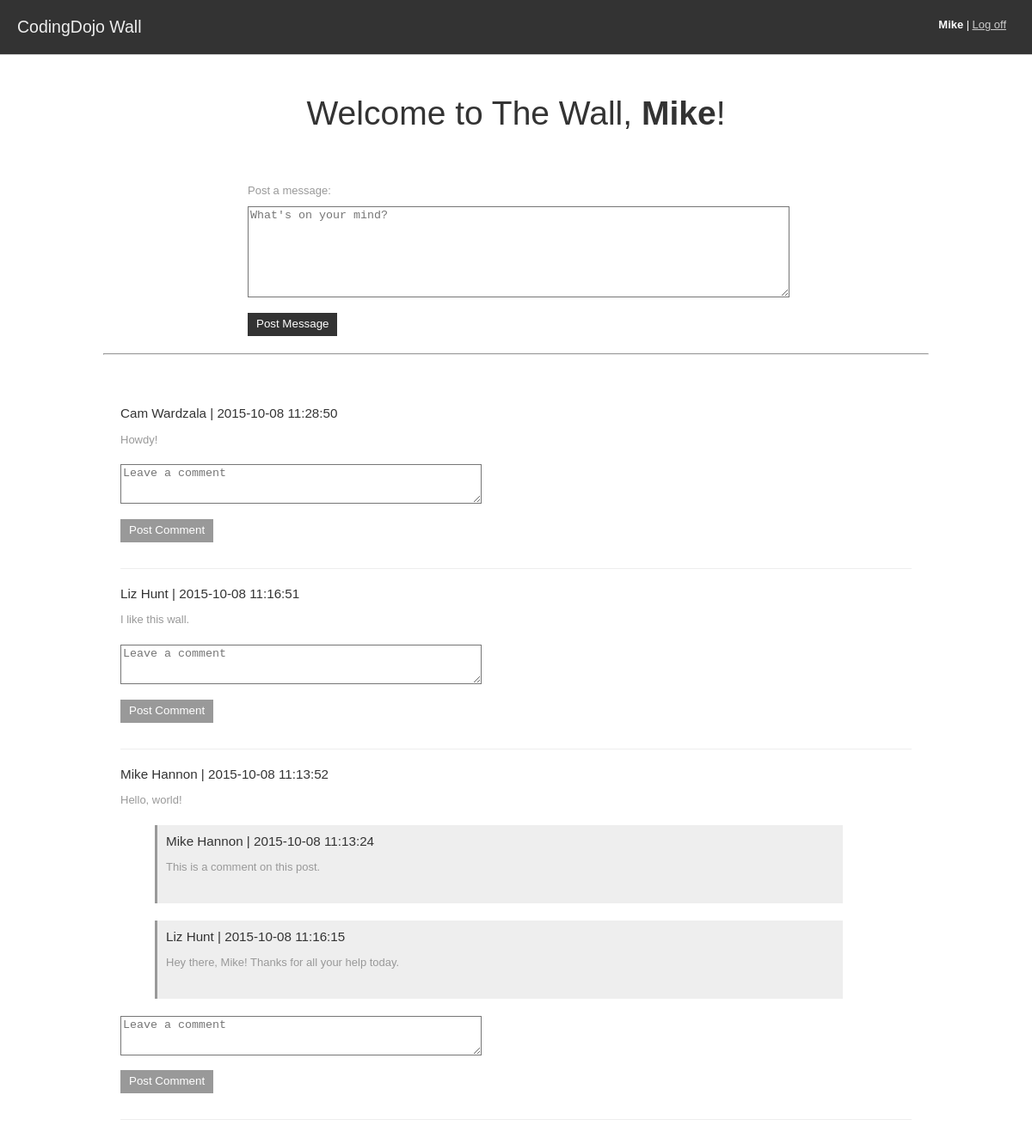
The page / (signed in) on the database its author committed.
### tables this page shows
CREATE TABLE `messages` (
  `id` int(11) NOT NULL AUTO_INCREMENT,
  `message` text,
  `created_at` datetime DEFAULT NULL,
  `updated_at` datetime DEFAULT NULL,
  `user_id` int(11) NOT NULL,
  PRIMARY KEY (`id`),
  KEY `fk_messages_users1_idx` (`user_id`),
  CONSTRAINT `fk_messages_users1` FOREIGN KEY (`user_id`) REFERENCES `users` (`id`) ON DELETE NO ACTION ON UPDATE NO ACTION
);

CREATE TABLE `users` (
  `id` int(11) NOT NULL AUTO_INCREMENT,
  `first_name` varchar(45) DEFAULT NULL,
  `last_name` varchar(45) DEFAULT NULL,
  `email` varchar(255) DEFAULT NULL,
  `password` varchar(45) DEFAULT NULL,
  `salt` varchar(45) DEFAULT NULL,
  `created_at` datetime DEFAULT NULL,
  `updated_at` datetime DEFAULT NULL,
  PRIMARY KEY (`id`)
);

CREATE TABLE `comments` (
  `id` int(11) NOT NULL AUTO_INCREMENT,
  `comment` text,
  `created_at` datetime DEFAULT NULL,
  `updated_at` datetime DEFAULT NULL,
  `user_id` int(11) NOT NULL,
  `message_id` int(11) NOT NULL,
  PRIMARY KEY (`id`),
  KEY `fk_comments_users_idx` (`user_id`),
  KEY `fk_comments_messages1_idx` (`message_id`),
  CONSTRAINT `fk_comments_messages1` FOREIGN KEY (`message_id`) REFERENCES `messages` (`id`) ON DELETE NO ACTION ON UPDATE NO ACTION,
  CONSTRAINT `fk_comments_users` FOREIGN KEY (`user_id`) REFERENCES `users` (`id`) ON DELETE NO ACTION ON UPDATE NO ACTION
);

### new-connection.php (called while the page is built, shortened)
<?php
$connection = mysqli_connect(DB_HOST, DB_USER, DB_PASS, DB_DATABASE);
function fetch($query) {
	global $connection;
	$results = mysqli_query($connection, $query);
	$rows = array();
	foreach($results as $row) {
		$rows[] = $row;
	}
	return $rows;
}
?>

### index.php (the view, shortened to what this page needs)
<?php
require_once('new-connection.php');
$messages_query = "SELECT messages.id, users.first_name, users.last_name, messages.created_at, message
                   FROM messages
                   LEFT JOIN users ON users.id = messages.user_id
                   ORDER BY messages.created_at DESC";
$messages_results = fetch($messages_query);
?>
<!doctype html>
<html>
    <head>
        <link rel="stylesheet" href="style.css">
    </head>
    <body>
        <div id="header">
            <h2 id="logo" class="float-left display-inline-block">CodingDojo Wall</h2>
            <ul class="float-right display-inline-block">
                <li><strong><?php echo "{$_SESSION['first_name']} {$_SESSION['last_name']}"; ?></strong></li>
                <li class="last"><a href="process.php">Log off</a></li>
            </ul>
        </div>
        <div id="main" class="padding-top-twenty">
            <div class="row">
                <h1 class="text-align-center">Welcome to The Wall, <strong><?php echo "{$_SESSION['first_name']}"; ?></strong>!</h1>
                <form id="message-box" class="clearfix" action="process.php" method="post">
                    <p>
                        <label>Post a message:</label>
                        <textarea name="message" placeholder="What's on your mind?"></textarea>
                    </p>
                    <button class="dark-grey-background" type='submit'>Post Message</button>
                </form>
                <hr />
            </div>
            <div class="row">
                <ul class="messages-and-comments">
                    <?php foreach($messages_results as $row) { ?>
                        <li>
                            <h3><?= $row['first_name'] ?> <?= $row['last_name'] ?> | <?= $row['created_at'] ?> </h3>
                            <p><?= $row['message'] ?></p>
                        </li>
                        <?php
                            $comments_query = "SELECT * FROM comments
                                               LEFT JOIN messages ON messages.id = comments.message_id
                                               LEFT JOIN users ON users.id = comments.user_id
                                               WHERE messages.id = " . $row['id'] . "
                                               ORDER BY comments.created_at ASC";
                            $comments_results = fetch($comments_query);
                            if(count($comments_results) > 0) {
                                foreach($comments_results as $row2) {
                        ?>
                            <li>
                                <ul>
                                    <li>
                                        <h3><?= $row2['first_name'] ?> <?= $row2['last_name'] ?> | <?= $row2['created_at'] ?> </h3>
                                        <p><?= $row2['comment'] ?></p>
                                    </li>
                                </ul>
                            </li>
                        <?php } } ?>
                        <li class="padding-bottom-thirty border-bottom">
                            <form id="comment-box" class="clearfix" action="process.php" method="post">
                                <p>
                                    <textarea name="comment" placeholder="Leave a comment"></textarea>
                                </p>
                                <button class="medium-grey-background" type='submit'>Post Comment</button>
                            </form>
                        </li>
                    <?php } ?>
                </ul>
            </div>
        </div>
    </body>
</html>

### style.css (style rules this page uses)
body { color: #333; font-size: 13px; margin: 0; }
h1, h2, h3, h4 { font-family: Georgia, sans-serif; font-weight: normal; }
h1 { font-size: 3em; margin-bottom: 1.5em; }
p, li { color: #999; font-family: Verdana, Arial, sans-serif; line-height: 1.35em; }
button { cursor: pointer; }
form { clear: both; margin: 0 auto 20px auto; }
label { display: block; margin-bottom: 10px; }
button { border: 0; padding: 5px 10px 7px 10px; }
textarea { background-color: #fff; height: 100px; width: 100%; }
.row { margin: 0 auto 10px auto; padding: 0 0 30px 0px; width: 960px; }
.clearfix, .clearfix:after { clear: both; zoom: 1; }
.dark-grey-background { color: #fff; background-color: #333; }
.medium-grey-background { color: #fff; background-color: #999; }
.border-bottom { border-bottom: 1px solid #eee; }
.display-inline-block { display: inline-block; }
.float-left { float: left; }
.float-right { float: right; }
.padding-top-twenty { padding-top: 20px; }
.padding-bottom-thirty { padding-bottom: 30px; }
.text-align-center { text-align: center; }
#header { background-color: #333; border-bottom: 1px solid #ccc; padding: 20px; }
#header h2 { color: #eee; margin: 0; padding: 0; }
#header ul { list-style-type: none; margin: 0; padding: 0; }
#header ul li { color: #fff; display: inline-block; }
#header ul li:after { content: " | "; }
#header ul li.last { margin-right: 10px; }
#header ul li.last:after { content: none; }
#header a { color: #ccc; }
#main { padding-bottom: 120px; }
#message-box { width: 65%; }
#comment-box { margin: 0; width: 45%; }
#message-box button, #comment-box button { color: #fff; }
#comment-box textarea { height: 40px; }
.messages-and-comments, .messages-and-comments ul { list-style-type: none; }
.messages-and-comments { padding: 10px 20px; }
.messages-and-comments li { margin: 0 0 20px 0; }
.messages-and-comments li h3, .messages-and-comments li h4 { color: #333; margin: 0 0 10px 0; }
.messages-and-comments li li { background-color: #eee; border-left: 3px solid #999; margin: 0 80px 20px 0; padding: 10px 20px 20px 10px; }

### rows shown on the page
messages: user.first_name "Cam", user.last_name "Wardzala", created_at "2015-10-08 11:28:50", message "Howdy!"
messages: user.first_name "Liz", user.last_name "Hunt", created_at "2015-10-08 11:16:51", message "I like this wall."
messages: user.first_name "Mike", user.last_name "Hannon", created_at "2015-10-08 11:13:52", message "Hello, world!"
comments: user.first_name "Mike", user.last_name "Hannon", user.created_at "2015-10-08 11:13:24", comment "This is a comment on this post."
comments: user.first_name "Liz", user.last_name "Hunt", user.created_at "2015-10-08 11:16:15", comment "Hey there, Mike! Thanks for all your help today."

### other values the page prints
$_SESSION['first_name'] "Mike"
